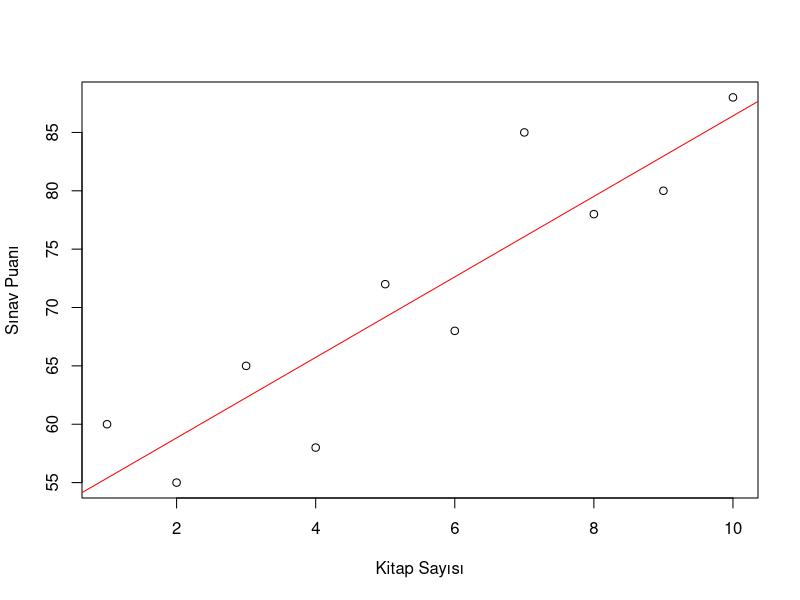

This figure's R source:
## ---- chunk 1
kitap <- c(2, 5, 8, 3, 10, 6, 1, 7, 4, 9)
puan <- c(55, 72, 78, 65, 88, 68, 60, 85, 58, 80)

cor(kitap, puan)
cor.test(kitap, puan)
## ---- chunk 2
mod <- lm(puan ~ kitap, data = data.frame(kitap, puan))
summary(mod)
## ---- chunk 3
tahmin_6 <- predict(mod, newdata = data.frame(kitap = 6))
tahmin_6

residuel <- 68 - tahmin_6
residuel
## ---- chunk 4
plot(kitap, puan, xlab = "Kitap Sayısı", ylab = "Sınav Puanı")
abline(mod, col = "red")
